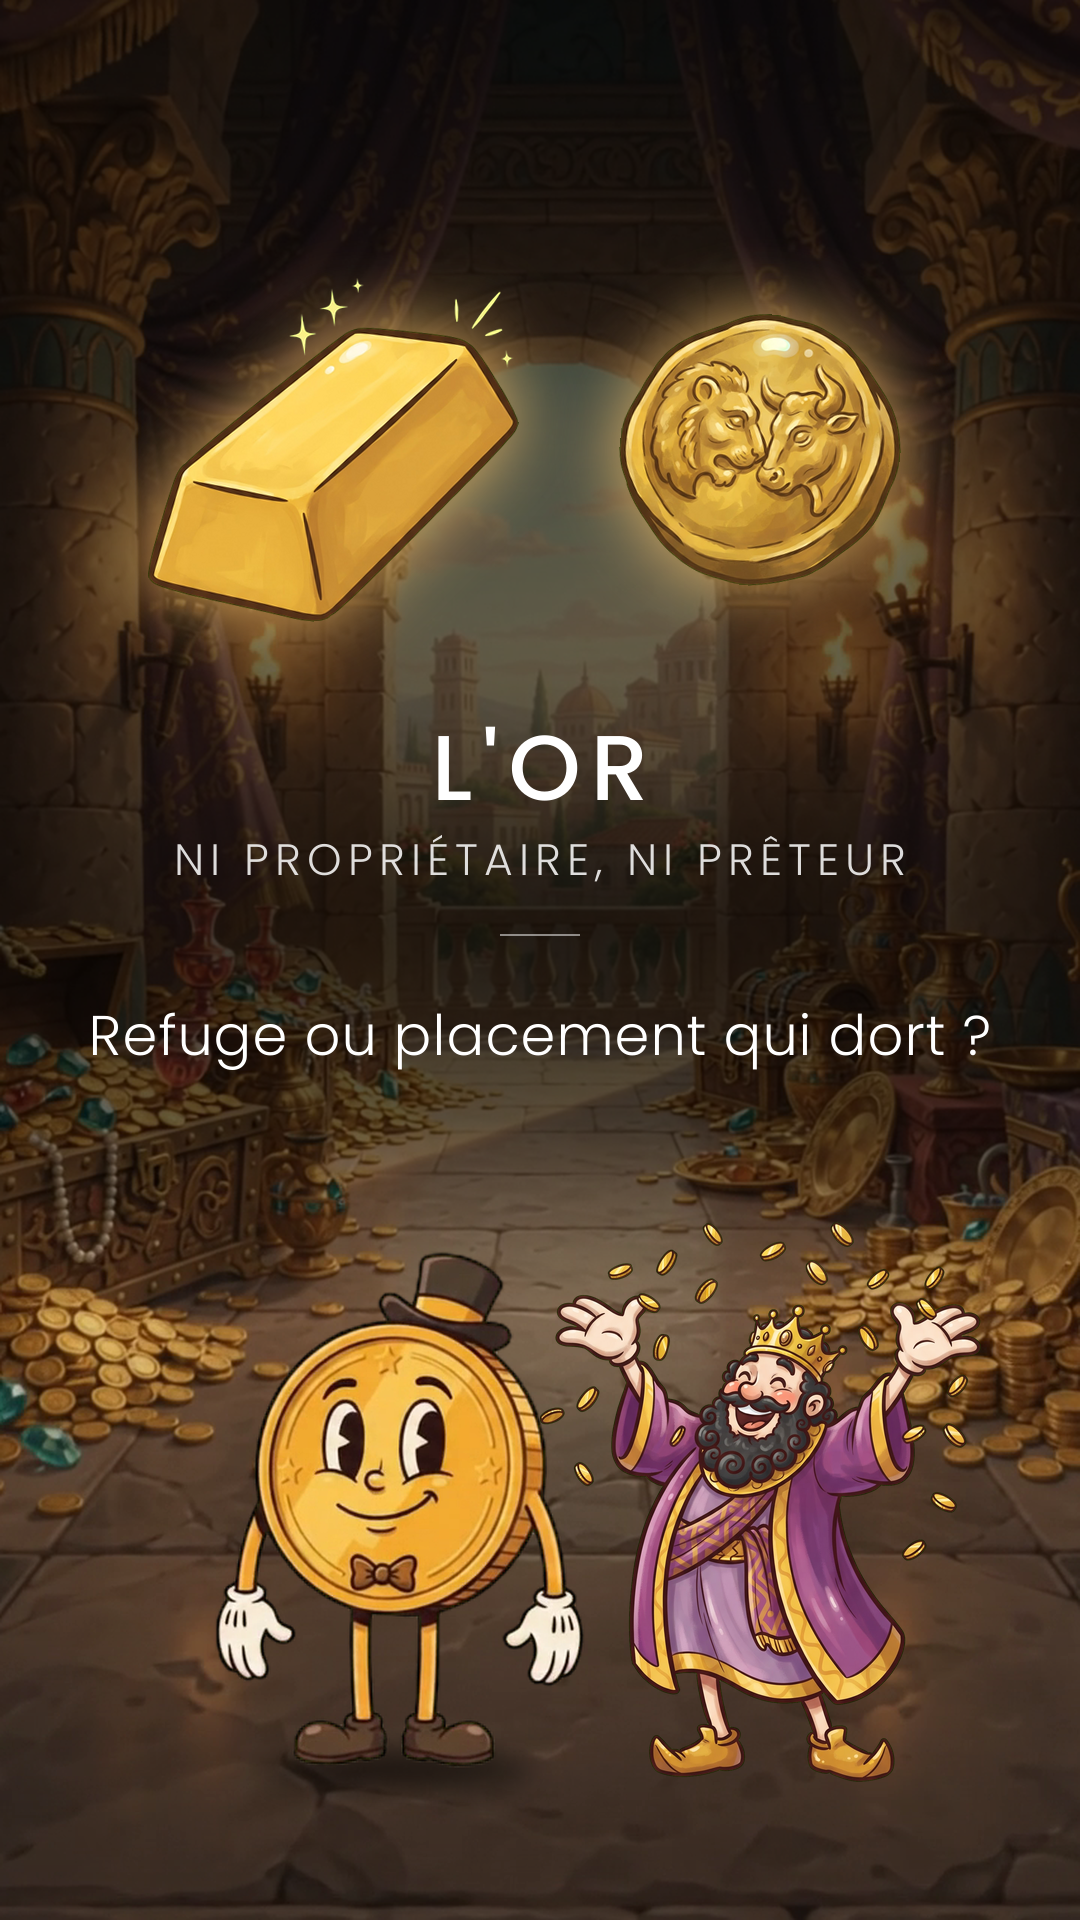

Source code (Python):
"""Couverture actions / obligations, DA historique : fond noir, rubans de lumière dorés, lingot et créséide en haut avec halo
(à la place d'un logo), nom + « PROPRIÉTAIRE OU PRÊTEUR », question, Mister Coin et le roi Crésus, devant le trésor de Lydie."""
import cairo, math, numpy as np, sys, os, subprocess
HERE = os.path.dirname(os.path.abspath(__file__)); ROOT = os.path.abspath(os.path.join(HERE, '..', '..'))
sys.path.insert(0, f'{ROOT}/lib'); sys.path.insert(0, f'{ROOT}/mister_coin')
from PIL import Image, ImageFilter, ImageDraw
import cards_lib as cards
from cards_lib import W, H, hx
TMP = f'{HERE}/tmp'; os.makedirs(TMP, exist_ok=True)
def still(src, n, dst):
    if not os.path.exists(dst):
        subprocess.run(['ffmpeg', '-loglevel', 'error', '-y', '-i', src, '-vf', f'select=eq(n\\,{n})', '-vframes', '1', dst], check=True)
    return Image.open(dst).convert('RGB')
def bg(c):   # le trésor de Lydie, la ville antique dans l'arche (demande du 11/11), assombri en haut pour la lisibilité des textes
    d = still(f'{HERE}/decors/decor_lydie.mp4', 144, f'{TMP}/lydie_couv.png').resize((W, H), Image.LANCZOS)
    arr = np.asarray(d.convert('RGB')).astype(np.float32); y = np.arange(H)[:, None, None]
    dark = np.interp(y, [0, 650, 1120, 1320, H], [.70, .58, .55, .12, .30])
    xs = np.arange(W)[None, :, None]; band = np.exp(-((y-930)/170.0)**2)*np.exp(-((xs-540)/520.0)**2)   # voile sombre doux derrière les textes
    dark = np.clip(dark+.25*band, 0, .9)
    arr *= 1-dark; b = Image.fromarray(arr.astype(np.uint8)).convert('RGBA').tobytes('raw', 'BGRa')
    src = cairo.ImageSurface.create_for_data(bytearray(b), cairo.FORMAT_ARGB32, W, H); c.set_source_surface(src); c.paint()
cards.bg = bg
_put = cards.put
def _q(c, s_, y, fam, size, *a, **k):
    if s_ == "Et toi, tu achètes ?": s_ = "Refuge ou placement qui dort ?"; size = cards.fit(c, s_, fam, size, 0, 900)
    return _put(c, s_, y, fam, size, *a, **k)
cards.put = _q
import veo_coin as VC
for slot, name in ((False, 'couverture.png'), (True, 'couverture_emplacement_logo.png')):
    path = f'{HERE}/{name}'; cards.card("L'OR", slot, path, sub=("NI PROPRIÉTAIRE, NI PRÊTEUR",))
    if slot: continue
    im = Image.open(path).convert('RGBA')
    def cut(src, n, dst, h):
        a, m = VC._key(np.asarray(still(src, n, dst)))
        ch = Image.fromarray(np.clip(a, 0, 255).astype(np.uint8)).convert("RGBA"); ch.putalpha(Image.fromarray((m*255).astype(np.uint8))); ch = ch.crop(ch.getbbox())
        return ch.resize((int(ch.width*h/ch.height), h), Image.LANCZOS)
    feet = 1770
    for ch, cx in ((cut(f'{ROOT}/mister_coin/veo/classique_parle_question.mp4', 30, f'{TMP}/coin_couv.png', 520), 400),):
        sh = Image.new('L', (W, H), 0); ImageDraw.Draw(sh).ellipse((cx-ch.width*.35, feet-16, cx+ch.width*.35, feet+14), fill=170)
        im.paste((0, 0, 0, 255), (0, 0), sh.filter(ImageFilter.GaussianBlur(14)))
        im.alpha_composite(ch, (int(cx-ch.width/2), feet-ch.height))
    ld = Image.open(f'{HERE}/props/cresus.png').convert('RGBA'); ld = ld.resize((int(ld.width*560/ld.height), 560), Image.LANCZOS); im.alpha_composite(ld, (760-ld.width//2, feet-ld.height+12))
    def prop(n, w):
        p = Image.open(f'{HERE}/props/{n}.png').convert('RGBA'); p = p.crop(p.getbbox()); return p.resize((w, int(p.height*w/p.width)), Image.LANCZOS)
    for p, cx, rot in ((prop('lingot', 380), 330, 4), (prop('creseide', 280), 760, -6)):
        p = p.rotate(rot, expand=True, resample=Image.BICUBIC)
        gl = Image.new('RGBA', (p.width+200, p.height+200), 0); gl.alpha_composite(p, (100, 100)); a_ = gl.getchannel('A').filter(ImageFilter.GaussianBlur(34))
        halo = Image.new('RGBA', gl.size, (255, 200, 110, 0)); halo.putalpha(a_.point(lambda v: int(v*.85)))
        cy = 450; im.alpha_composite(halo, (cx-gl.width//2, cy-gl.height//2)); im.alpha_composite(p, (cx-p.width//2, cy-p.height//2))
    im.convert('RGB').save(path)
print('ok')
